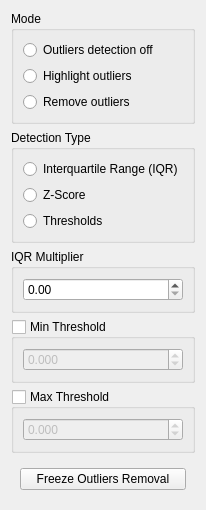
<?xml version="1.0" encoding="UTF-8"?>
<ui version="4.0">
 <author>Anton Rau</author>
 <class>OutliersWidget</class>
 <widget class="QWidget" name="OutliersWidget">
  <layout class="QVBoxLayout" name="verticalLayout">
   <item>
    <widget class="QGroupBox" name="groupBoxMode">
     <property name="title">
      <string>Mode</string>
     </property>
     <layout class="QVBoxLayout" name="verticalLayout_6">
      <item>
       <widget class="QRadioButton" name="radioButtonDetectionOff">
        <property name="text">
         <string>Outliers detection off</string>
        </property>
       </widget>
      </item>
      <item>
       <widget class="QRadioButton" name="radioButtonHighlightOutliers">
        <property name="text">
         <string>Highlight outliers</string>
        </property>
       </widget>
      </item>
      <item>
       <widget class="QRadioButton" name="radioButtonRemoveOutliers">
        <property name="text">
         <string>Remove outliers</string>
        </property>
       </widget>
      </item>
     </layout>
    </widget>
   </item>
   <item>
    <widget class="QGroupBox" name="groupBoxDetectionType">
     <property name="title">
      <string>Detection Type</string>
     </property>
     <layout class="QVBoxLayout" name="verticalLayout_2">
      <item>
       <widget class="QRadioButton" name="radioButtonIqr">
        <property name="text">
         <string>Interquartile Range (IQR)</string>
        </property>
       </widget>
      </item>
      <item>
       <widget class="QRadioButton" name="radioButtonZScore">
        <property name="text">
         <string>Z-Score</string>
        </property>
       </widget>
      </item>
      <item>
       <widget class="QRadioButton" name="radioButtonThresholds">
        <property name="text">
         <string>Thresholds</string>
        </property>
       </widget>
      </item>
     </layout>
    </widget>
   </item>
   <item>
    <widget class="QGroupBox" name="groupBoxIqrMultiplier">
     <property name="title">
      <string>IQR Multiplier</string>
     </property>
     <layout class="QVBoxLayout" name="verticalLayout_3">
      <item>
       <widget class="QDoubleSpinBox" name="doubleSpinBoxIqrMultiplier"/>
      </item>
     </layout>
    </widget>
   </item>
   <item>
    <widget class="QGroupBox" name="groupBoxMinThreshold">
     <property name="title">
      <string>Min Threshold</string>
     </property>
     <property name="checkable">
      <bool>true</bool>
     </property>
     <property name="checked">
      <bool>false</bool>
     </property>
     <layout class="QVBoxLayout" name="verticalLayout_4">
      <item>
       <widget class="QDoubleSpinBox" name="doubleSpinBoxMinThreshold">
        <property name="decimals">
         <number>3</number>
        </property>
        <property name="minimum">
         <double>-999999999999999.000000000000000</double>
        </property>
        <property name="maximum">
         <double>999999999999999.000000000000000</double>
        </property>
       </widget>
      </item>
     </layout>
    </widget>
   </item>
   <item>
    <widget class="QGroupBox" name="groupBoxMaxThreshold">
     <property name="title">
      <string>Max Threshold</string>
     </property>
     <property name="checkable">
      <bool>true</bool>
     </property>
     <property name="checked">
      <bool>false</bool>
     </property>
     <layout class="QVBoxLayout" name="verticalLayout_5">
      <item>
       <widget class="QDoubleSpinBox" name="doubleSpinBoxMaxThreshold">
        <property name="decimals">
         <number>3</number>
        </property>
        <property name="minimum">
         <double>-999999999999999.000000000000000</double>
        </property>
        <property name="maximum">
         <double>999999999999999.000000000000000</double>
        </property>
       </widget>
      </item>
     </layout>
    </widget>
   </item>
   <item>
    <widget class="QWidget" name="widget" native="true">
     <layout class="QHBoxLayout" name="horizontalLayout">
      <item>
       <widget class="QPushButton" name="pushButtonFreezeRemoval">
        <property name="text">
         <string>Freeze Outliers Removal</string>
        </property>
       </widget>
      </item>
     </layout>
    </widget>
   </item>
  </layout>
 </widget>
 <resources>
  <include location="../../../resources/resources.qrc"/>
 </resources>
 <connections/>
</ui>
